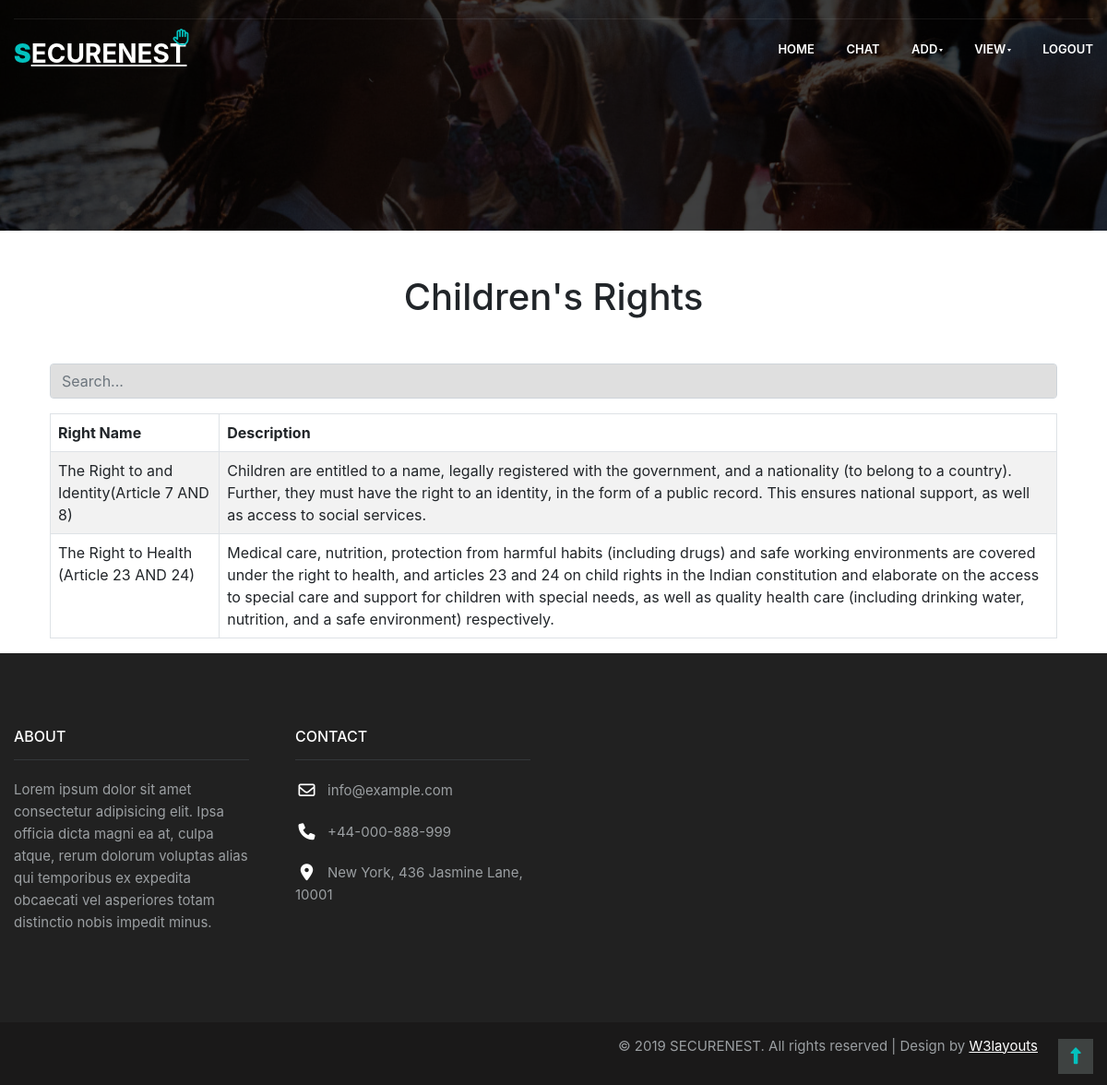
Screenshot of /viewRights/ with the database file from the repository.
### SecureNestApp/models.py (models this page shows, shortened)
class Rights(models.Model):
    rightname = models.CharField(max_length=100)
    desc = models.CharField(max_length=300)

### SecureNestApp/views.py (the view)
# urls.py: path("viewRights/", views.viewRights),
def viewRights(request):
    rights = Rights.objects.all()
    return render(request, "ADMIN/viewRights.html", {"rights": rights})

### templates/ADMIN/viewRights.html (shortened to what this page needs)
{% extends "ADMIN/adminBase.html" %}
{% block header %}
<link rel="stylesheet" href="https://cdn.jsdelivr.net/npm/bootstrap@5.2.3/dist/css/bootstrap.min.css"
>
<link rel="stylesheet" href="https://stackpath.bootstrapcdn.com/bootstrap/5.0.0/css/bootstrap.min.css">
<body>
    <div class="container">
        <h1 align="center" class="m-5">Children's Rights</h1>
        <input type="text" id="searchInput" class="form-control mb-3 test" placeholder="Search...">
        <table class="table table-striped table-bordered" border="1">
            <thead>
                <tr>
                    <th>Right Name</th>
                    <th>Description</th>
                </tr>
            </thead>
            <tbody id="tableBody">
                {% for i in rights %}
                <tr id="row{{ forloop.counter }}">
                    <td>{{ i.rightname }}</td>
                    <td>{{ i.desc }}</td>
                </tr>
                {% endfor %}
            </tbody>
        </table>
    </div>
</body>
</html>
{% endblock %}

### templates/ADMIN/adminBase.html (style rules this page uses)
* { box-sizing: border-box; font-family: -apple-system, BlinkMacSystemFont, "Segoe UI", Roboto, Oxygen-Sans, Ubuntu, Cantarell, "Helvetica Neue", sans-serif; }

### templates/ADMIN/viewRights.html (style rules this page uses)
.test { background-color: rgba(128, 128, 128, 0.253); }

### rows the page displays
Rights: rightname "The Right to and Identity(Article 7 AND 8)", desc "Children are entitled to a name, legally registered with the government, and a nationality (to belong to a country). Further, they must have the right to an identity, in the form of a public record. This ensures national support, as well as access to social services."
Rights: rightname "The Right to Health (Article 23 AND 24)", desc "Medical care, nutrition, protection from harmful habits (including drugs) and safe working environments are covered under the right to health, and articles 23 and 24 on child rights in the Indian constitution and elaborate on the access to special care and support for children with special needs, as well as quality health care (including drinking water, nutrition, and a safe environment) respectively."
